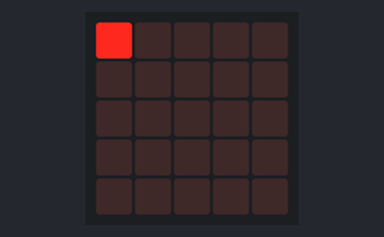
Bench run of a program on a simulated BBC micro:bit (MakeCode). Parts: the board's 5×5 LED display.

Above: at 0.01 s.
At 0.71 s:
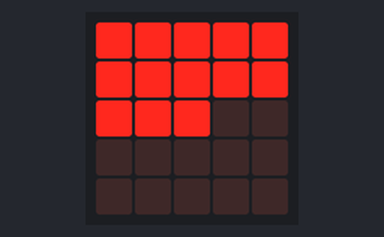
At 1.11 s:
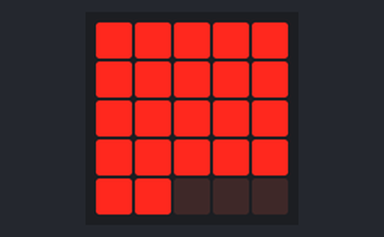
At 1.5 s:
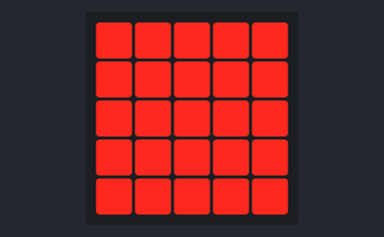

The program:

main.ts
```typescript
for (let y = 0; y <= 4; y++) {
    for (let x = 0; x <= 4; x++) {
        if (y % 2 != 0) {
            led.plot(4 - x, y)
        } else {
            led.plot(x, y)
            basic.pause(100)
        }
    }
}
basic.forever(function () {

})
```

test.ts
```typescript
// 在這裡測試；當此封包作為擴充功能時，將不會編譯此內容。
```
